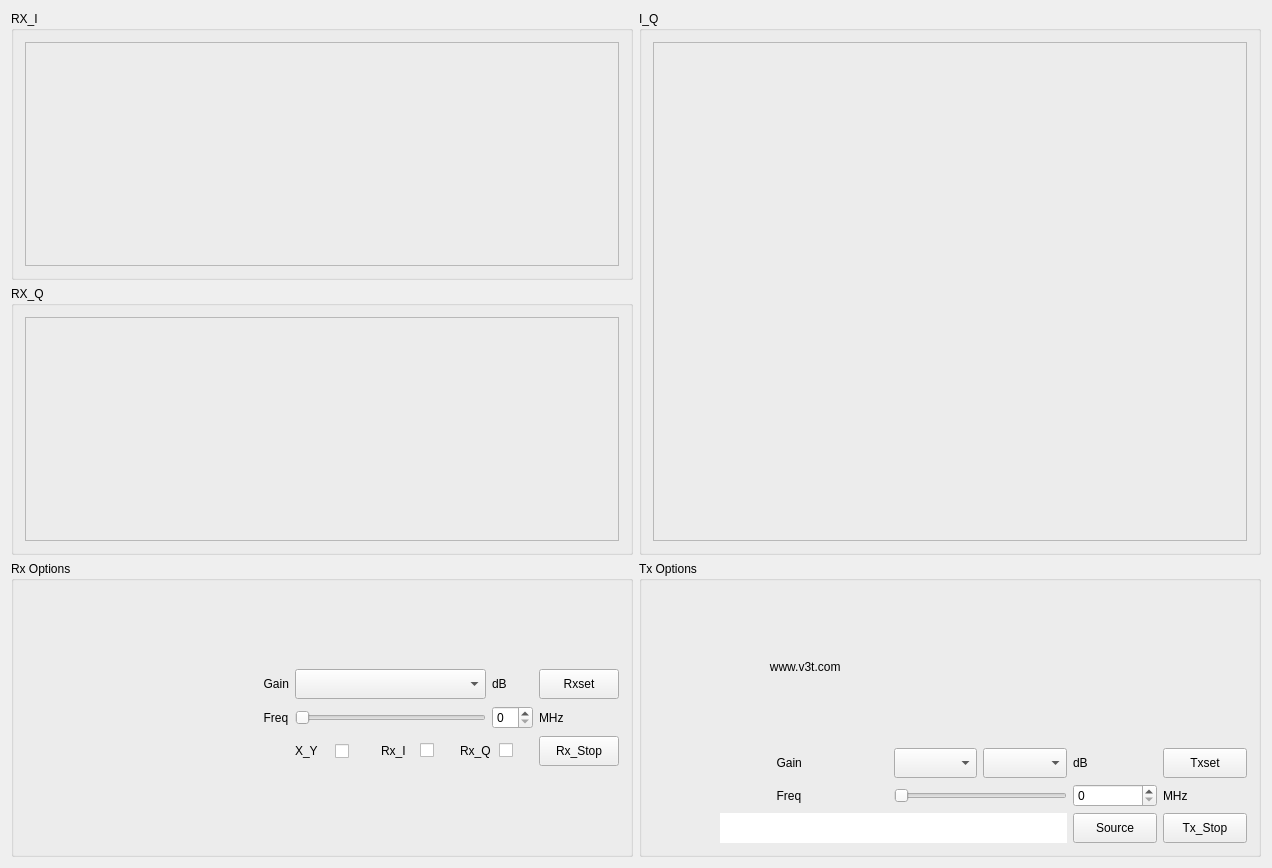
<?xml version="1.0" encoding="UTF-8"?>
<ui version="4.0">
 <class>Snow_sdr</class>
 <widget class="QMainWindow" name="Snow_sdr">
  <property name="geometry">
   <rect>
    <x>0</x>
    <y>0</y>
    <width>1272</width>
    <height>868</height>
   </rect>
  </property>
  <property name="windowTitle">
   <string>Snow_sdr</string>
  </property>
  <widget class="QWidget" name="centralWidget">
   <layout class="QVBoxLayout" name="verticalLayout">
    <item>
     <layout class="QGridLayout" name="gridLayout">
      <item row="0" column="0">
       <widget class="QGroupBox" name="groupBox">
        <property name="styleSheet">
         <string notr="true">font: 75 italic 16pt &quot;Ubuntu&quot;;</string>
        </property>
        <property name="title">
         <string>RX_I</string>
        </property>
        <layout class="QVBoxLayout" name="verticalLayout_2">
         <item>
          <layout class="QGridLayout" name="gridLayout_2">
           <item row="0" column="0">
            <widget class="Drawploat" name="time_i_plot">
             <property name="frameShape">
              <enum>QFrame::StyledPanel</enum>
             </property>
             <property name="frameShadow">
              <enum>QFrame::Raised</enum>
             </property>
            </widget>
           </item>
          </layout>
         </item>
        </layout>
       </widget>
      </item>
      <item row="3" column="1">
       <widget class="QGroupBox" name="groupBox_5">
        <property name="styleSheet">
         <string notr="true">font: 75 italic 16pt &quot;Ubuntu&quot;;</string>
        </property>
        <property name="title">
         <string>Tx Options</string>
        </property>
        <layout class="QVBoxLayout" name="verticalLayout_5">
         <item>
          <layout class="QGridLayout" name="gridLayout_6">
           <item row="1" column="3">
            <widget class="QComboBox" name="tx_v1_cb">
             <property name="minimumSize">
              <size>
               <width>0</width>
               <height>30</height>
              </size>
             </property>
             <property name="maximumSize">
              <size>
               <width>16777215</width>
               <height>30</height>
              </size>
             </property>
            </widget>
           </item>
           <item row="1" column="4">
            <widget class="QComboBox" name="tx_v2_cb">
             <property name="minimumSize">
              <size>
               <width>0</width>
               <height>30</height>
              </size>
             </property>
             <property name="maximumSize">
              <size>
               <width>16777215</width>
               <height>30</height>
              </size>
             </property>
            </widget>
           </item>
           <item row="1" column="5">
            <widget class="QLabel" name="label_6">
             <property name="styleSheet">
              <string notr="true">font: 75 italic 22pt &quot;Ubuntu&quot;;</string>
             </property>
             <property name="text">
              <string>dB</string>
             </property>
            </widget>
           </item>
           <item row="2" column="6">
            <widget class="QLabel" name="label_8">
             <property name="styleSheet">
              <string notr="true">font: 75 italic 22pt &quot;Ubuntu&quot;;</string>
             </property>
             <property name="text">
              <string>MHz</string>
             </property>
            </widget>
           </item>
           <item row="2" column="5">
            <widget class="QSpinBox" name="Tx_spinBox"/>
           </item>
           <item row="1" column="6">
            <widget class="QPushButton" name="Tx_gain_setbt">
             <property name="minimumSize">
              <size>
               <width>0</width>
               <height>30</height>
              </size>
             </property>
             <property name="maximumSize">
              <size>
               <width>16777215</width>
               <height>30</height>
              </size>
             </property>
             <property name="text">
              <string>Txset</string>
             </property>
            </widget>
           </item>
           <item row="3" column="6">
            <widget class="QPushButton" name="dacontrbt">
             <property name="minimumSize">
              <size>
               <width>0</width>
               <height>30</height>
              </size>
             </property>
             <property name="maximumSize">
              <size>
               <width>16777215</width>
               <height>30</height>
              </size>
             </property>
             <property name="text">
              <string>Tx_Stop</string>
             </property>
            </widget>
           </item>
           <item row="3" column="5">
            <widget class="QPushButton" name="filebt">
             <property name="minimumSize">
              <size>
               <width>0</width>
               <height>30</height>
              </size>
             </property>
             <property name="maximumSize">
              <size>
               <width>16777215</width>
               <height>30</height>
              </size>
             </property>
             <property name="text">
              <string>Source</string>
             </property>
            </widget>
           </item>
           <item row="3" column="1" colspan="4">
            <widget class="QLabel" name="pathlb">
             <property name="styleSheet">
              <string notr="true">background-color: rgb(255, 255, 255);</string>
             </property>
             <property name="text">
              <string/>
             </property>
            </widget>
           </item>
           <item row="1" column="1" colspan="2">
            <widget class="QLabel" name="label_5">
             <property name="styleSheet">
              <string notr="true">font: 75 italic 22pt &quot;Ubuntu&quot;;</string>
             </property>
             <property name="text">
              <string>                 Gain</string>
             </property>
            </widget>
           </item>
           <item row="2" column="1" colspan="2">
            <widget class="QLabel" name="label_7">
             <property name="styleSheet">
              <string notr="true">font: 75 italic 22pt &quot;Ubuntu&quot;;</string>
             </property>
             <property name="text">
              <string>                 Freq</string>
             </property>
            </widget>
           </item>
           <item row="2" column="3" colspan="2">
            <widget class="QSlider" name="freq_tx">
             <property name="orientation">
              <enum>Qt::Horizontal</enum>
             </property>
            </widget>
           </item>
           <item row="0" column="0">
            <spacer name="horizontalSpacer_4">
             <property name="orientation">
              <enum>Qt::Horizontal</enum>
             </property>
             <property name="sizeHint" stdset="0">
              <size>
               <width>40</width>
               <height>20</height>
              </size>
             </property>
            </spacer>
           </item>
           <item row="0" column="1" colspan="6">
            <layout class="QHBoxLayout" name="horizontalLayout_2">
             <item>
              <widget class="QLabel" name="label_13">
               <property name="text">
                <string>               www.v3t.com</string>
               </property>
              </widget>
             </item>
             <item>
              <layout class="QHBoxLayout" name="horizontalLayout_3">
               <item>
                <widget class="QLabel" name="label_9">
                 <property name="minimumSize">
                  <size>
                   <width>400</width>
                   <height>150</height>
                  </size>
                 </property>
                 <property name="maximumSize">
                  <size>
                   <width>400</width>
                   <height>150</height>
                  </size>
                 </property>
                 <property name="styleSheet">
                  <string notr="true">border-image: url(:/v3.png);</string>
                 </property>
                 <property name="text">
                  <string/>
                 </property>
                </widget>
               </item>
              </layout>
             </item>
            </layout>
           </item>
          </layout>
         </item>
        </layout>
       </widget>
      </item>
      <item row="3" column="0">
       <widget class="QGroupBox" name="groupBox_4">
        <property name="styleSheet">
         <string notr="true">font: 75 italic 16pt &quot;Ubuntu&quot;;</string>
        </property>
        <property name="title">
         <string>Rx Options</string>
        </property>
        <layout class="QVBoxLayout" name="verticalLayout_6">
         <item>
          <layout class="QGridLayout" name="gridLayout_5">
           <item row="2" column="1" colspan="6">
            <spacer name="horizontalSpacer">
             <property name="orientation">
              <enum>Qt::Horizontal</enum>
             </property>
             <property name="sizeHint" stdset="0">
              <size>
               <width>40</width>
               <height>20</height>
              </size>
             </property>
            </spacer>
           </item>
           <item row="1" column="7">
            <widget class="QSlider" name="freq_rx">
             <property name="minimumSize">
              <size>
               <width>150</width>
               <height>25</height>
              </size>
             </property>
             <property name="maximumSize">
              <size>
               <width>16777215</width>
               <height>25</height>
              </size>
             </property>
             <property name="orientation">
              <enum>Qt::Horizontal</enum>
             </property>
            </widget>
           </item>
           <item row="0" column="7">
            <widget class="QComboBox" name="rx_v2_cb">
             <property name="minimumSize">
              <size>
               <width>150</width>
               <height>30</height>
              </size>
             </property>
             <property name="maximumSize">
              <size>
               <width>16777215</width>
               <height>30</height>
              </size>
             </property>
            </widget>
           </item>
           <item row="0" column="1" colspan="6">
            <widget class="QLabel" name="label">
             <property name="styleSheet">
              <string notr="true">font: 75 italic 22pt &quot;Ubuntu&quot;;</string>
             </property>
             <property name="text">
              <string>              Gain</string>
             </property>
            </widget>
           </item>
           <item row="0" column="8">
            <widget class="QLabel" name="label_3">
             <property name="styleSheet">
              <string notr="true">font: 75 italic 22pt &quot;Ubuntu&quot;;</string>
             </property>
             <property name="text">
              <string>dB </string>
             </property>
            </widget>
           </item>
           <item row="1" column="1" colspan="6">
            <widget class="QLabel" name="label_2">
             <property name="styleSheet">
              <string notr="true">font: 75 italic 22pt &quot;Ubuntu&quot;;</string>
             </property>
             <property name="text">
              <string>              Freq</string>
             </property>
            </widget>
           </item>
           <item row="1" column="9">
            <widget class="QLabel" name="label_4">
             <property name="styleSheet">
              <string notr="true">font: 75 italic 22pt &quot;Ubuntu&quot;;</string>
             </property>
             <property name="text">
              <string>MHz</string>
             </property>
            </widget>
           </item>
           <item row="0" column="9">
            <widget class="QPushButton" name="Rx_gain_srtbt">
             <property name="minimumSize">
              <size>
               <width>0</width>
               <height>30</height>
              </size>
             </property>
             <property name="maximumSize">
              <size>
               <width>16777215</width>
               <height>30</height>
              </size>
             </property>
             <property name="text">
              <string>Rxset</string>
             </property>
            </widget>
           </item>
           <item row="1" column="8">
            <widget class="QSpinBox" name="Rx_spinBox"/>
           </item>
           <item row="2" column="7" colspan="3">
            <layout class="QHBoxLayout" name="horizontalLayout">
             <item>
              <widget class="QLabel" name="label_10">
               <property name="styleSheet">
                <string notr="true">font: 75 italic 22pt &quot;Ubuntu&quot;;</string>
               </property>
               <property name="text">
                <string>X_Y</string>
               </property>
              </widget>
             </item>
             <item>
              <widget class="QCheckBox" name="x_ycb">
               <property name="minimumSize">
                <size>
                 <width>40</width>
                 <height>30</height>
                </size>
               </property>
               <property name="text">
                <string/>
               </property>
              </widget>
             </item>
             <item>
              <widget class="QLabel" name="label_11">
               <property name="styleSheet">
                <string notr="true">font: 75 italic 22pt &quot;Ubuntu&quot;;</string>
               </property>
               <property name="text">
                <string>Rx_I</string>
               </property>
              </widget>
             </item>
             <item>
              <widget class="QCheckBox" name="Itimecb">
               <property name="text">
                <string/>
               </property>
              </widget>
             </item>
             <item>
              <widget class="QLabel" name="label_12">
               <property name="styleSheet">
                <string notr="true">font: 75 italic 22pt &quot;Ubuntu&quot;;</string>
               </property>
               <property name="text">
                <string>Rx_Q</string>
               </property>
              </widget>
             </item>
             <item>
              <widget class="QCheckBox" name="qtcb">
               <property name="text">
                <string/>
               </property>
              </widget>
             </item>
             <item>
              <widget class="QPushButton" name="Os_bt">
               <property name="minimumSize">
                <size>
                 <width>0</width>
                 <height>30</height>
                </size>
               </property>
               <property name="maximumSize">
                <size>
                 <width>16777215</width>
                 <height>30</height>
                </size>
               </property>
               <property name="text">
                <string>Rx_Stop</string>
               </property>
              </widget>
             </item>
            </layout>
           </item>
           <item row="0" column="0">
            <spacer name="horizontalSpacer_2">
             <property name="orientation">
              <enum>Qt::Horizontal</enum>
             </property>
             <property name="sizeHint" stdset="0">
              <size>
               <width>40</width>
               <height>20</height>
              </size>
             </property>
            </spacer>
           </item>
           <item row="1" column="0">
            <spacer name="horizontalSpacer_3">
             <property name="orientation">
              <enum>Qt::Horizontal</enum>
             </property>
             <property name="sizeHint" stdset="0">
              <size>
               <width>40</width>
               <height>20</height>
              </size>
             </property>
            </spacer>
           </item>
          </layout>
         </item>
        </layout>
       </widget>
      </item>
      <item row="1" column="0">
       <widget class="QGroupBox" name="groupBox_2">
        <property name="styleSheet">
         <string notr="true">font: 75 italic 16pt &quot;Ubuntu&quot;;</string>
        </property>
        <property name="title">
         <string>RX_Q</string>
        </property>
        <layout class="QVBoxLayout" name="verticalLayout_3">
         <item>
          <layout class="QGridLayout" name="gridLayout_3">
           <item row="0" column="0">
            <widget class="Drawploat" name="time_q_plot">
             <property name="frameShape">
              <enum>QFrame::StyledPanel</enum>
             </property>
             <property name="frameShadow">
              <enum>QFrame::Raised</enum>
             </property>
            </widget>
           </item>
          </layout>
         </item>
        </layout>
       </widget>
      </item>
      <item row="0" column="1" rowspan="2">
       <widget class="QGroupBox" name="groupBox_3">
        <property name="styleSheet">
         <string notr="true">font: 75 italic 16pt &quot;Ubuntu&quot;;</string>
        </property>
        <property name="title">
         <string>I_Q</string>
        </property>
        <layout class="QVBoxLayout" name="verticalLayout_4">
         <item>
          <layout class="QGridLayout" name="gridLayout_4">
           <item row="0" column="0">
            <widget class="Drawploat" name="freq_q_plot">
             <property name="frameShape">
              <enum>QFrame::StyledPanel</enum>
             </property>
             <property name="frameShadow">
              <enum>QFrame::Raised</enum>
             </property>
            </widget>
           </item>
          </layout>
         </item>
        </layout>
       </widget>
      </item>
     </layout>
    </item>
   </layout>
  </widget>
 </widget>
 <layoutdefault spacing="6" margin="11"/>
 <customwidgets>
  <customwidget>
   <class>Drawploat</class>
   <extends>QFrame</extends>
   <header location="global">drawploat.h</header>
   <container>1</container>
  </customwidget>
 </customwidgets>
 <resources/>
 <connections/>
</ui>
